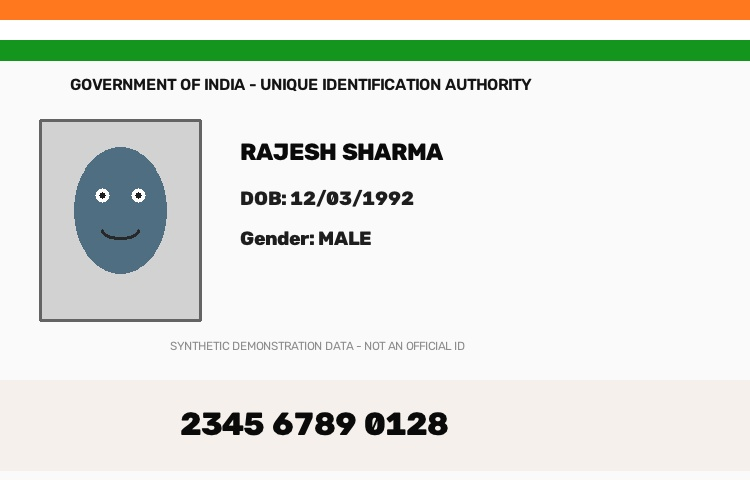
#> input picture backend/data/sample_documents/sample_aadhaar_genuine.jpg, 750 x 480 px
$ python -i boundary_analyzer.py   (imports and definitions only)
#> lines starting #> are read from the running program, lines starting #| are printed output that depends on the picture; after the words box and inside, x2 and y2 are one past the last pixel; in counts of white or black regions, pixels touching at a corner belong together
#> further down, picture is the input picture: shape (480, 750, 3); mean B, G, R 215.4, 224.6, 224.7
### backend/app/core/config.py
import os
from pathlib import Path
import cv2  # type: ignore

BASE_DIR = Path(__file__).resolve().parent.parent.parent
DATA_DIR = BASE_DIR / "data"
UPLOAD_DIR = DATA_DIR / "uploads"
HEATMAP_DIR = DATA_DIR / "heatmaps"
ASSETS_DIR = BASE_DIR / "app" / "core" / "assets"
FACE_CASCADE_PATH = ASSETS_DIR / "haarcascade_frontalface_default.xml"

# Ensure directories exist
UPLOAD_DIR.mkdir(parents=True, exist_ok=True)
HEATMAP_DIR.mkdir(parents=True, exist_ok=True)
ASSETS_DIR.mkdir(parents=True, exist_ok=True)

# System & Inference Metadata
PIPELINE_VERSION = "2.0.0"
AI_INFERENCE_MODE = "LOCAL / OFFLINE"

# Database & Security
DATABASE_URL = os.getenv("DATABASE_URL", f"sqlite:///{DATA_DIR / 'sih_screening.db'}")
SECRET_KEY = os.getenv("SECRET_KEY", "sih2026-ssb-secure-secret-key-change-in-prod")
ALGORITHM = "HS256"
ACCESS_TOKEN_EXPIRE_MINUTES = 60 * 12 # 12 hours for checkpoint duty shift

# Upload Security Constraints
MAX_UPLOAD_BYTES = int(os.getenv("MAX_UPLOAD_MB", "10")) * 1024 * 1024
ALLOWED_EXTENSIONS = {".jpg", ".jpeg", ".png"}

# Configurable Risk Scoring Constants
RISK_LOW_THRESHOLD = float(os.getenv("RISK_LOW_THRESHOLD", "30.0"))
RISK_HIGH_THRESHOLD = float(os.getenv("RISK_HIGH_THRESHOLD", "65.0"))
TAMPERING_WEIGHT = float(os.getenv("TAMPERING_WEIGHT", "0.40"))
FACE_WEIGHT = float(os.getenv("FACE_WEIGHT", "0.35"))
VALIDATION_WEIGHT = float(os.getenv("VALIDATION_WEIGHT", "0.25"))
DUPLICATE_FACE_THRESHOLD = float(os.getenv("DUPLICATE_FACE_THRESHOLD", "82.0"))

def get_face_cascade() -> cv2.CascadeClassifier:
    """Safely loads frontal face cascade classifier from local asset or cv2.data."""
    if FACE_CASCADE_PATH.exists():
        cascade = cv2.CascadeClassifier(str(FACE_CASCADE_PATH))
        if not cascade.empty():
            return cascade

    if hasattr(cv2, 'data') and hasattr(cv2.data, 'haarcascades'):
        default_path = os.path.join(cv2.data.haarcascades, "haarcascade_frontalface_default.xml")
        if os.path.exists(default_path):
            cascade = cv2.CascadeClassifier(default_path)
            if not cascade.empty():
                return cascade

    return cv2.CascadeClassifier()

### backend/app/services/tampering/boundary_analyzer.py
import cv2  # type: ignore
import numpy as np
from typing import Tuple, List, Dict, Any
from app.core.config import get_face_cascade

class PhotoBoundaryAnalyzer:
    """
    Analyzes document photo boundary region for edge discontinuities,
    high edge density variances, and color saturation tells indicative of photo replacement or splicing.
    """

    def __init__(self):
        self.face_cascade = get_face_cascade()

    def analyze(self, image_np: np.ndarray) -> Tuple[float, List[int], float, List[str], Dict[str, Any]]:
        """
        Returns: (boundary_score, bbox [x,y,w,h], confidence, flags, metadata)
        """
        flags = []
        boundary_score = 0.0
        confidence = 0.70
        metadata = {}

        if image_np is None or image_np.size == 0:
            return 0.0, [0, 0, 0, 0], 0.5, ["No image data for boundary analysis"], metadata

        h, w = image_np.shape[:2]
#> h = 480; w = 750
        gray = cv2.cvtColor(image_np, cv2.COLOR_BGR2GRAY) if len(image_np.shape) == 3 else image_np
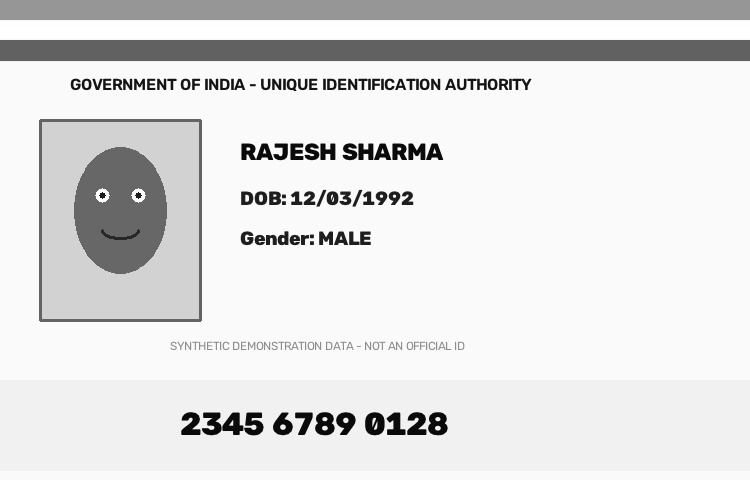
#> gray: shape (480, 750); min 2, max 255, mean 223.6

        faces = ()
        if not self.face_cascade.empty():
            try:
                faces = self.face_cascade.detectMultiScale(gray, scaleFactor=1.1, minNeighbors=3, minSize=(40, 40))
#> faces = ()
            except Exception:
                faces = ()

        if len(faces) > 0:
            fx, fy, fw, fh = sorted(faces, key=lambda f: f[2] * f[3], reverse=True)[0]
            px = max(0, fx - int(fw * 0.25))
            py = max(0, fy - int(fh * 0.25))
            pw = min(w - px, int(fw * 1.5))
            ph = min(h - py, int(fh * 1.5))
            doc_photo_box = [int(px), int(py), int(pw), int(ph)]
            confidence = 0.85
        else:
            # Check for rectangular portrait photograph contours
            thresh = cv2.adaptiveThreshold(gray, 255, cv2.ADAPTIVE_THRESH_GAUSSIAN_C, cv2.THRESH_BINARY_INV, 11, 2)
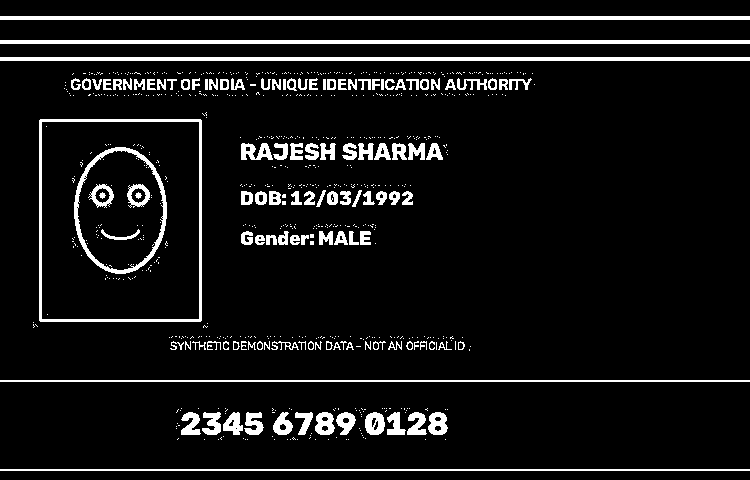
#> thresh: shape (480, 750); 8% white; 779 white regions (656 under 20 px)
            contours, _ = cv2.findContours(thresh, cv2.RETR_EXTERNAL, cv2.CHAIN_APPROX_SIMPLE)
#> contours = 689 contours, 588 with area under 20; largest, box (x1, y1, x2, y2) and area: (39, 119, 202, 322) 32722, (0, 57, 750, 61) 2247, (0, 40, 750, 44) 2247, (0, 16, 750, 20) 2247, (0, 469, 750, 471) 749
            detected_box = None
            for cnt in contours:
                cx, cy, cw, ch = cv2.boundingRect(cnt)
                aspect = ch / float(cw) if cw > 0 else 0
                area = cw * ch
                # Expected passport photo size relative to document
                if 0.03 * (w * h) < area < 0.35 * (w * h) and 1.1 <= aspect <= 1.7:
                    detected_box = [int(cx), int(cy), int(cw), int(ch)]
                    confidence = 0.70
                    break
#> this loop made 407 passes
#> (cx, cy, cw, ch, aspect, area, confidence) on pass 407: (39, 119, 163, 203, 1.25, 33089, 0.7)
#> (cx, cy, cw, ch, aspect, area) on passes 39, 40, 42, 43, 45, 46: (428, 412, 20, 23, 1.15, 460), (407, 412, 20, 23, 1.15, 460), (387, 412, 19, 23, 1.21, 437), (365, 412, 20, 23, 1.15, 460), (336, 412, 20, 23, 1.15, 460), (315, 412, 20, 23, 1.15, 460)

            if detected_box:
                doc_photo_box = detected_box
#> doc_photo_box = [39, 119, 163, 203]
            else:
                flags.append("Photo region could not be confidently localized")
                metadata["photo_localized"] = False
                return 0.0, [0, 0, 0, 0], 0.40, flags, metadata


        px, py, pw, ph = doc_photo_box
#> px = 39; py = 119; pw = 163; ph = 203
        crop = gray[py:py+ph, px:px+pw]
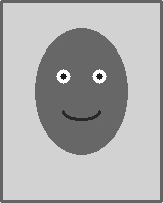
#> crop: shape (203, 163); min 24, max 255, mean 173.6

        if crop.size > 0:
            edges = cv2.Canny(crop, 50, 150)
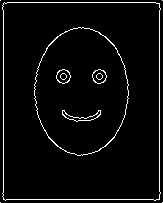
#> edges: shape (203, 163); 3.9% white in thin lines or dots

            top_edge = float(np.mean(edges[0:5, :])) if edges.shape[0] >= 5 else 0.0
#> top_edge = 50.37
            bottom_edge = float(np.mean(edges[-5:, :])) if edges.shape[0] >= 5 else 0.0
#> bottom_edge = 50.37
            left_edge = float(np.mean(edges[:, 0:5])) if edges.shape[1] >= 5 else 0.0
#> left_edge = 50.5
            right_edge = float(np.mean(edges[:, -5:])) if edges.shape[1] >= 5 else 0.0
#> right_edge = 50.5

            edge_variance = float(np.var([top_edge, bottom_edge, left_edge, right_edge]))
#> edge_variance = 0.0038
            max_edge = float(np.max([top_edge, bottom_edge, left_edge, right_edge]))
#> max_edge = 50.5

            # Check color saturation anomaly along perimeter (splicing border tell)
            color_crop = image_np[py:py+ph, px:px+pw]
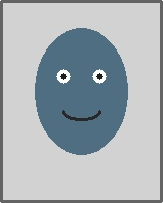
#> color_crop: shape (203, 163, 3); mean B, G, R 180.7, 175.4, 167.2
            if len(color_crop.shape) == 3:
                b, g, r = cv2.split(color_crop)
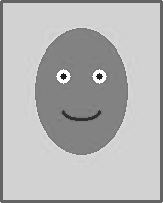
#> b: shape (203, 163); min 21, max 255, mean 180.7
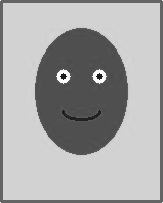
#> r: shape (203, 163); min 22, max 255, mean 167.2
                red_dom = np.mean(r[0:6, :] > (g[0:6, :] + 40)) + np.mean(r[-6:, :] > (g[-6:, :] + 40))
#> red_dom = 0.00511
                if red_dom > 0.25:
                    boundary_score += 40.0

            if edge_variance > 500.0 or max_edge > 90.0:
                boundary_score += 55.0
                flags.append(
                    "Potential manipulation indicator: Photo boundary edge discontinuity / sharpness variance detected around photo frame."
                )
            else:
                boundary_score += 8.0

            metadata = {
                "detected_photo_bbox": doc_photo_box,
                "perimeter_edge_variance": round(edge_variance, 2),
                "max_perimeter_edge": round(max_edge, 2)
            }
#> metadata = {'detected_photo_bbox': [39, 119, 163, 203], 'perimeter_edge_variance': 0, 'max_perimeter_edge': 50.5}

        return round(min(100.0, boundary_score), 2), doc_photo_box, confidence, flags, metadata

>>> import cv2
>>> picture = cv2.imread('../../../data/sample_documents/sample_aadhaar_genuine.jpg')
>>> result = PhotoBoundaryAnalyzer().analyze(picture)
#> result = 5 items

$ run again, on backend/data/sample_documents/sample_passport_blacklisted.jpg
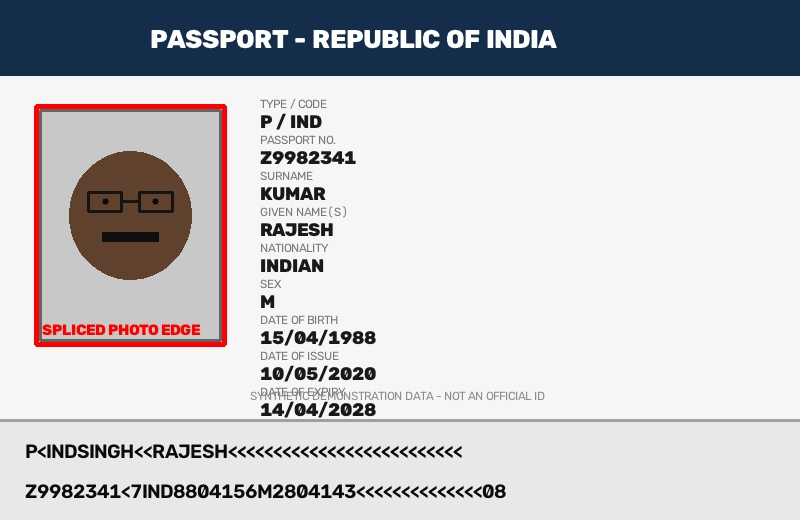
#> input picture backend/data/sample_documents/sample_passport_blacklisted.jpg, 800 x 520 px
#> picture is the input picture: shape (520, 800, 3); mean B, G, R 200, 196.5, 197.1
#> faces = ()
#> in analyze, `thresh = cv2.adaptiveThreshold(gray, 255, cv2.ADAPTIVE_THRESH_GAUSSIAN..`:
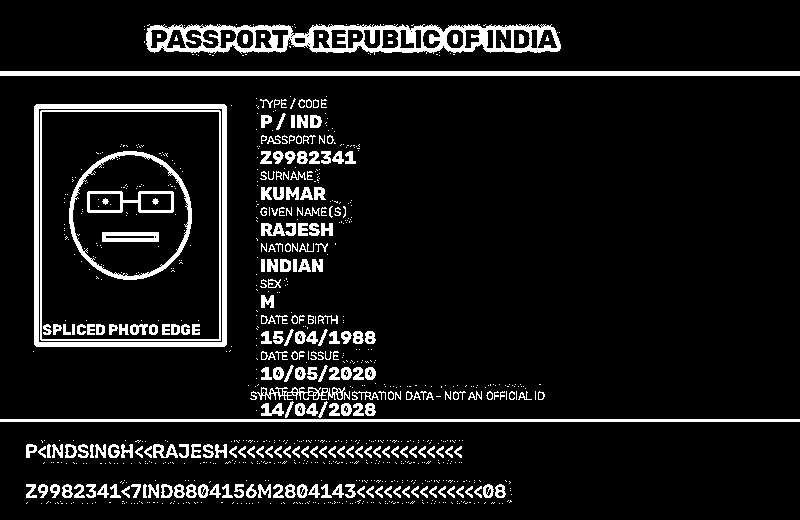
#> thresh: shape (520, 800); 9% white; 941 white regions (694 under 20 px)
#> contours = 808 contours, 627 with area under 20; largest, box (x1, y1, x2, y2) and area: (34, 104, 227, 347) 46456, (146, 24, 561, 55) 9870, (0, 71, 800, 76) 3196, (0, 419, 800, 422) 1598, (250, 387, 345, 400) 430
#> the loop in analyze, `for cnt in contours:` made 760 passes
#> (cx, cy, cw, ch, aspect, area, confidence) on pass 760: (34, 104, 193, 243, 1.26, 46899, 0.7)
#> doc_photo_box = [34, 104, 193, 243]
#> px = 34; py = 104; pw = 193; ph = 243
#> edges: shape (243, 193); 7.2% white in thin lines or dots
#> top_edge = 49.94
#> bottom_edge = 4.49
#> left_edge = 2.94
#> right_edge = 2.73
#> edge_variance = 406.9
#> max_edge = 49.94
#> in analyze, `b, g, r = cv2.split(color_crop)`:
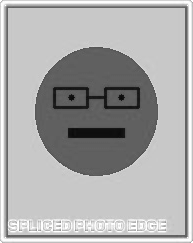
#> r: shape (243, 193); min 7, max 255, mean 169.7
#> red_dom = 2
#> metadata = {'detected_photo_bbox': [34, 104, 193, 243], 'perimeter_edge_variance': 406.9, 'max_perimeter_edge': 49.94}
#> result = 5 items

$ run again, on backend/data/sample_documents/sample_passport_genuine.jpg
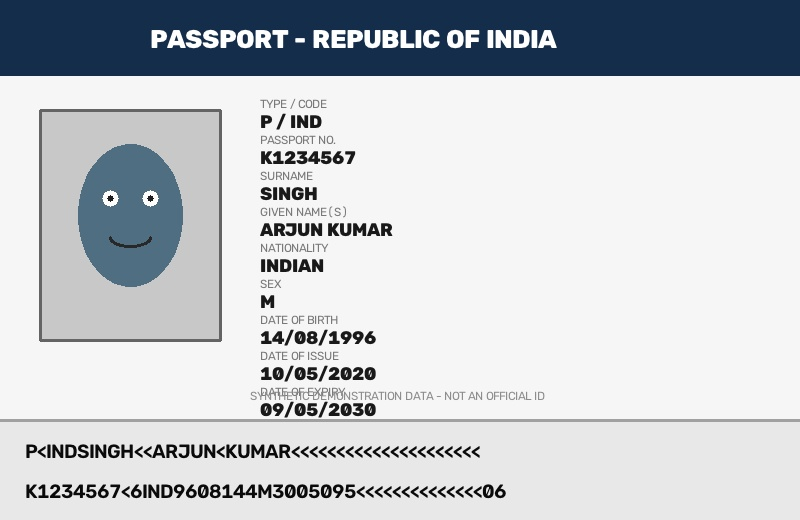
#> input picture backend/data/sample_documents/sample_passport_genuine.jpg, 800 x 520 px
#> picture is the input picture: shape (520, 800, 3); mean B, G, R 205.5, 200.9, 196.7
#> faces = ()
#> in analyze, `thresh = cv2.adaptiveThreshold(gray, 255, cv2.ADAPTIVE_THRESH_GAUSSIAN..`:
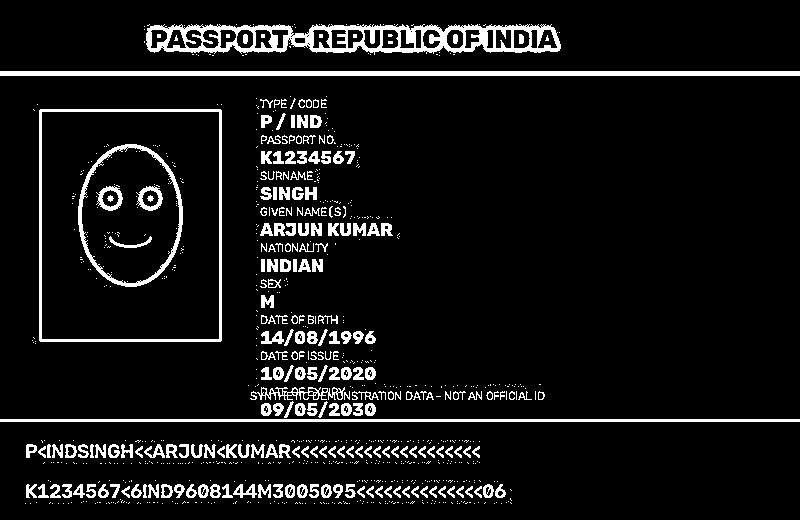
#> thresh: shape (520, 800); 8% white; 932 white regions (696 under 20 px)
#> contours = 825 contours, 640 with area under 20; largest, box (x1, y1, x2, y2) and area: (39, 109, 222, 342) 42222, (146, 24, 561, 55) 9870, (0, 71, 800, 76) 3196, (0, 419, 800, 422) 1598, (250, 387, 345, 400) 430
#> the loop in analyze, `for cnt in contours:` made 771 passes
#> (cx, cy, cw, ch, aspect, area, confidence) on pass 771: (39, 109, 183, 233, 1.27, 42639, 0.7)
#> doc_photo_box = [39, 109, 183, 233]
#> px = 39; py = 109; pw = 183; ph = 233
#> edges: shape (233, 183); 3.4% white in thin lines or dots
#> top_edge = 50.44
#> left_edge = 50.56
#> edge_variance = 0.00358
#> max_edge = 50.56
#> in analyze, `b, g, r = cv2.split(color_crop)`:
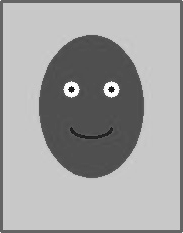
#> r: shape (233, 183); min 24, max 255, mean 162
#> red_dom = 0.00364
#> metadata = {'detected_photo_bbox': [39, 109, 183, 233], 'perimeter_edge_variance': 0, 'max_perimeter_edge': 50.56}
#> result = 5 items
